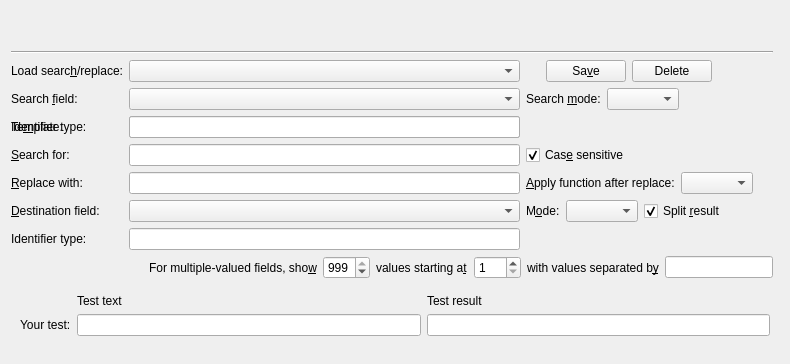
         <widget class="QWidget" name="tabWidgetPage3">
          <attribute name="title">
           <string>&amp;Search and replace</string>
          </attribute>
          <layout class="QGridLayout" name="vargrid">
           <property name="sizeConstraint">
            <enum>QLayout::SetMinimumSize</enum>
           </property>
           <item row="0" column="0" colspan="4">
            <widget class="QLabel" name="s_r_heading">
             <property name="wordWrap">
              <bool>true</bool>
             </property>
             <property name="openExternalLinks">
              <bool>true</bool>
             </property>
            </widget>
           </item>
           <item row="1" column="0">
            <widget class="QLabel" name="filler">
             <property name="text">
              <string/>
             </property>
            </widget>
           </item>
           <item row="2" column="0" colspan="3">
            <widget class="Line" name="line">
             <property name="orientation">
              <enum>Qt::Horizontal</enum>
             </property>
            </widget>
           </item>
           <item row="3" column="0">
            <widget class="QLabel" name="xlabel_22">
             <property name="text">
              <string>Load searc&amp;h/replace:</string>
             </property>
             <property name="buddy">
              <cstring>query_field</cstring>
             </property>
            </widget>
           </item>
           <item row="3" column="1">
            <widget class="QComboBox" name="query_field">
             <property name="toolTip">
              <string>Select saved search/replace to load.</string>
             </property>
            </widget>
           </item>
           <item row="3" column="2">
            <layout class="QHBoxLayout" name="horizontalLayout_6">
             <item>
              <spacer name="horizontalSpacer_3">
               <property name="orientation">
                <enum>Qt::Horizontal</enum>
               </property>
               <property name="sizeType">
                <enum>QSizePolicy::Fixed</enum>
               </property>
               <property name="sizeHint" stdset="0">
                <size>
                 <width>20</width>
                 <height>20</height>
                </size>
               </property>
              </spacer>
             </item>
             <item>
              <widget class="QPushButton" name="save_button">
               <property name="toolTip">
                <string>Save current search/replace</string>
               </property>
               <property name="text">
                <string>Sa&amp;ve</string>
               </property>
              </widget>
             </item>
             <item>
              <widget class="QPushButton" name="remove_button">
               <property name="toolTip">
                <string>Delete saved search/replace</string>
               </property>
               <property name="text">
                <string>Delete</string>
               </property>
              </widget>
             </item>
             <item>
              <spacer name="horizontalSpacer_2">
               <property name="orientation">
                <enum>Qt::Horizontal</enum>
               </property>
               <property name="sizeHint" stdset="0">
                <size>
                 <width>40</width>
                 <height>20</height>
                </size>
               </property>
              </spacer>
             </item>
            </layout>
           </item>
           <item row="4" column="0">
            <widget class="QLabel" name="xlabel_21">
             <property name="text">
              <string>Search &amp;field:</string>
             </property>
             <property name="buddy">
              <cstring>search_field</cstring>
             </property>
            </widget>
           </item>
           <item row="4" column="1">
            <widget class="QComboBox" name="search_field">
             <property name="toolTip">
              <string>The name of the field that you want to search</string>
             </property>
            </widget>
           </item>
           <item row="4" column="2">
            <layout class="QHBoxLayout" name="HLayout_3">
             <item>
              <widget class="QLabel" name="xlabel_24">
               <property name="text">
                <string>Search &amp;mode:</string>
               </property>
               <property name="buddy">
                <cstring>search_mode</cstring>
               </property>
              </widget>
             </item>
             <item>
              <widget class="QComboBox" name="search_mode">
               <property name="toolTip">
                <string>Choose whether to use basic text matching or advanced regular expression matching</string>
               </property>
              </widget>
             </item>
             <item>
              <spacer name="HSpacer_2">
               <property name="orientation">
                <enum>Qt::Horizontal</enum>
               </property>
               <property name="sizeHint" stdset="0">
                <size>
                 <width>20</width>
                 <height>10</height>
                </size>
               </property>
              </spacer>
             </item>
            </layout>
           </item>
           <item row="5" column="0">
            <widget class="QLabel" name="s_r_src_ident_label">
             <property name="text">
              <string>Identifier type:</string>
             </property>
             <property name="buddy">
              <cstring>s_r_src_ident</cstring>
             </property>
            </widget>
           </item>
           <item row="5" column="1">
            <widget class="QComboBox" name="s_r_src_ident">
             <property name="sizePolicy">
              <sizepolicy hsizetype="Expanding" vsizetype="Fixed">
               <horstretch>100</horstretch>
               <verstretch>0</verstretch>
              </sizepolicy>
             </property>
             <property name="toolTip">
              <string>Choose which identifier type to operate upon</string>
             </property>
            </widget>
           </item>
           <item row="5" column="0">
            <widget class="QLabel" name="template_label">
             <property name="text">
              <string>Te&amp;mplate:</string>
             </property>
             <property name="buddy">
              <cstring>s_r_template</cstring>
             </property>
            </widget>
           </item>
           <item row="5" column="1">
            <widget class="HistoryLineEdit" name="s_r_template">
             <property name="sizePolicy">
              <sizepolicy hsizetype="Expanding" vsizetype="Fixed">
               <horstretch>100</horstretch>
               <verstretch>0</verstretch>
              </sizepolicy>
             </property>
             <property name="toolTip">
              <string>Enter a template to be used as the source for the search/replace</string>
             </property>
            </widget>
           </item>
           <item row="6" column="0">
            <widget class="QLabel" name="xlabel_2">
             <property name="text">
              <string>&amp;Search for:</string>
             </property>
             <property name="buddy">
              <cstring>search_for</cstring>
             </property>
            </widget>
           </item>
           <item row="6" column="1">
            <widget class="HistoryLineEdit" name="search_for">
             <property name="sizePolicy">
              <sizepolicy hsizetype="Expanding" vsizetype="Fixed">
               <horstretch>100</horstretch>
               <verstretch>0</verstretch>
              </sizepolicy>
             </property>
             <property name="toolTip">
              <string>Enter what you are looking for, either plain text or a regular expression, depending on the mode</string>
             </property>
            </widget>
           </item>
           <item row="6" column="2">
            <widget class="QCheckBox" name="case_sensitive">
             <property name="toolTip">
              <string>Check this box if the search string must match exactly upper and lower case. Uncheck it if case is to be ignored</string>
             </property>
             <property name="text">
              <string>Cas&amp;e sensitive</string>
             </property>
             <property name="checked">
              <bool>true</bool>
             </property>
            </widget>
           </item>
           <item row="7" column="0">
            <widget class="QLabel" name="xlabel_4">
             <property name="text">
              <string>&amp;Replace with:</string>
             </property>
             <property name="buddy">
              <cstring>replace_with</cstring>
             </property>
            </widget>
           </item>
           <item row="7" column="1">
            <widget class="HistoryLineEdit" name="replace_with">
             <property name="toolTip">
              <string>The replacement text. The matched search text will be replaced with this string</string>
             </property>
            </widget>
           </item>
           <item row="7" column="2">
            <layout class="QHBoxLayout" name="verticalLayout">
             <item>
              <widget class="QLabel" name="label_41">
               <property name="text">
                <string>&amp;Apply function after replace:</string>
               </property>
               <property name="buddy">
                <cstring>replace_func</cstring>
               </property>
              </widget>
             </item>
             <item>
              <widget class="QComboBox" name="replace_func">
               <property name="toolTip">
                <string>Specify how the text is to be processed after matching and replacement. In character mode, the entire
field is processed. In regular expression mode, only the matched text is processed</string>
               </property>
              </widget>
             </item>
             <item>
              <spacer name="HSpacer_1">
               <property name="orientation">
                <enum>Qt::Horizontal</enum>
               </property>
               <property name="sizeHint" stdset="0">
                <size>
                 <width>20</width>
                 <height>10</height>
                </size>
               </property>
              </spacer>
             </item>
            </layout>
           </item>
           <item row="8" column="0">
            <widget class="QLabel" name="destination_field_label">
             <property name="text">
              <string>&amp;Destination field:</string>
             </property>
             <property name="buddy">
              <cstring>destination_field</cstring>
             </property>
            </widget>
           </item>
           <item row="8" column="1">
            <widget class="QComboBox" name="destination_field">
             <property name="toolTip">
              <string>The field that the text will be put into after all replacements.
If blank, the source field is used if the field is modifiable</string>
             </property>
            </widget>
           </item>
           <item row="8" column="2">
            <layout class="QHBoxLayout" name="verticalLayout">
             <item>
              <widget class="QLabel" name="replace_mode_label">
               <property name="text">
                <string>M&amp;ode:</string>
               </property>
               <property name="buddy">
                <cstring>replace_mode</cstring>
               </property>
              </widget>
             </item>
             <item>
              <widget class="QComboBox" name="replace_mode">
               <property name="toolTip">
                <string>Specify how the text should be copied into the destination.</string>
               </property>
              </widget>
             </item>
             <item>
              <widget class="QCheckBox" name="comma_separated">
               <property name="toolTip">
                <string>Specifies whether result items should be split into multiple values or
left as single values. This option has the most effect when the source field is
not multiple and the destination field is multiple</string>
               </property>
               <property name="text">
                <string>Split &amp;result</string>
               </property>
               <property name="checked">
                <bool>true</bool>
               </property>
              </widget>
             </item>
             <item>
              <spacer name="zHSpacer_1">
               <property name="orientation">
                <enum>Qt::Horizontal</enum>
               </property>
               <property name="sizeHint" stdset="0">
                <size>
                 <width>20</width>
                 <height>10</height>
                </size>
               </property>
              </spacer>
             </item>
            </layout>
           </item>
           <item row="9" column="0">
            <widget class="QLabel" name="s_r_dst_ident_label">
             <property name="text">
              <string>Identifier type:</string>
             </property>
             <property name="buddy">
              <cstring>s_r_dst_ident</cstring>
             </property>
            </widget>
           </item>
           <item row="9" column="1">
            <widget class="QLineEdit" name="s_r_dst_ident">
             <property name="sizePolicy">
              <sizepolicy hsizetype="Expanding" vsizetype="Fixed">
               <horstretch>100</horstretch>
               <verstretch>0</verstretch>
              </sizepolicy>
             </property>
             <property name="toolTip">
              <string>&lt;p&gt;Choose which identifier type to operate upon. When the
              source field is something other than 'identifiers' you can enter
              a * if you want to replace the entire set of identifiers with
              the result of the search/replace.&lt;/p&gt;</string>
             </property>
            </widget>
           </item>
           <item row="10" column="1" colspan="2">
            <layout class="QHBoxLayout" name="horizontalLayout_21">
             <item>
              <spacer name="HSpacer_347">
               <property name="orientation">
                <enum>Qt::Horizontal</enum>
               </property>
               <property name="sizeHint" stdset="0">
                <size>
                 <width>20</width>
                 <height>0</height>
                </size>
               </property>
              </spacer>
             </item>
             <item>
              <widget class="QLabel" name="xlabel_412">
               <property name="text">
                <string>For multiple-valued fields, sho&amp;w</string>
               </property>
               <property name="buddy">
                <cstring>results_count</cstring>
               </property>
              </widget>
             </item>
             <item>
              <widget class="QSpinBox" name="results_count">
               <property name="enabled">
                <bool>true</bool>
               </property>
               <property name="minimum">
                <number>1</number>
               </property>
               <property name="maximum">
                <number>999</number>
               </property>
               <property name="value">
                <number>999</number>
               </property>
              </widget>
             </item>
             <item>
              <widget class="QLabel" name="xlabel_412">
               <property name="text">
                <string>values starting a&amp;t</string>
               </property>
               <property name="buddy">
                <cstring>starting_from</cstring>
               </property>
              </widget>
             </item>
             <item>
              <widget class="QSpinBox" name="starting_from">
               <property name="enabled">
                <bool>true</bool>
               </property>
               <property name="minimum">
                <number>1</number>
               </property>
               <property name="maximum">
                <number>999</number>
               </property>
               <property name="value">
                <number>1</number>
               </property>
              </widget>
             </item>
             <item>
              <widget class="QLabel" name="xlabel_41">
               <property name="text">
                <string>with values separated b&amp;y</string>
               </property>
               <property name="buddy">
                <cstring>multiple_separator</cstring>
               </property>
              </widget>
             </item>
             <item>
              <widget class="QLineEdit" name="multiple_separator">
               <property name="toolTip">
                <string>Used when displaying test results to separate values in multiple-valued fields</string>
               </property>
              </widget>
             </item>
            </layout>
           </item>
           <item row="11" column="0" colspan="4">
            <widget class="QScrollArea" name="scrollArea11">
             <property name="frameShape">
              <enum>QFrame::NoFrame</enum>
             </property>
             <property name="widgetResizable">
              <bool>true</bool>
             </property>
             <widget class="QWidget" name="gridLayoutWidget_2">
              <property name="geometry">
               <rect>
                <x>0</x>
                <y>0</y>
                <width>203</width>
                <height>58</height>
               </rect>
              </property>
              <layout class="QGridLayout" name="testgrid">
               <item row="7" column="1">
                <widget class="QLabel" name="xlabel_3">
                 <property name="text">
                  <string>Test text</string>
                 </property>
                </widget>
               </item>
               <item row="7" column="2">
                <widget class="QLabel" name="xlabel_3">
                 <property name="text">
                  <string>Test result</string>
                 </property>
                </widget>
               </item>
               <item row="8" column="0">
                <widget class="QLabel" name="label_31">
                 <property name="text">
                  <string>Your test:</string>
                 </property>
                </widget>
               </item>
               <item row="8" column="1">
                <widget class="HistoryLineEdit" name="test_text"/>
               </item>
               <item row="8" column="2">
                <widget class="QLineEdit" name="test_result"/>
               </item>
               <item row="25" column="0" colspan="2">
                <spacer name="verticalSpacer_2">
                 <property name="orientation">
                  <enum>Qt::Vertical</enum>
                 </property>
                 <property name="sizeHint" stdset="0">
                  <size>
                   <width>20</width>
                   <height>5</height>
                  </size>
                 </property>
                </spacer>
               </item>
              </layout>
             </widget>
            </widget>
           </item>
          </layout>
         </widget>
